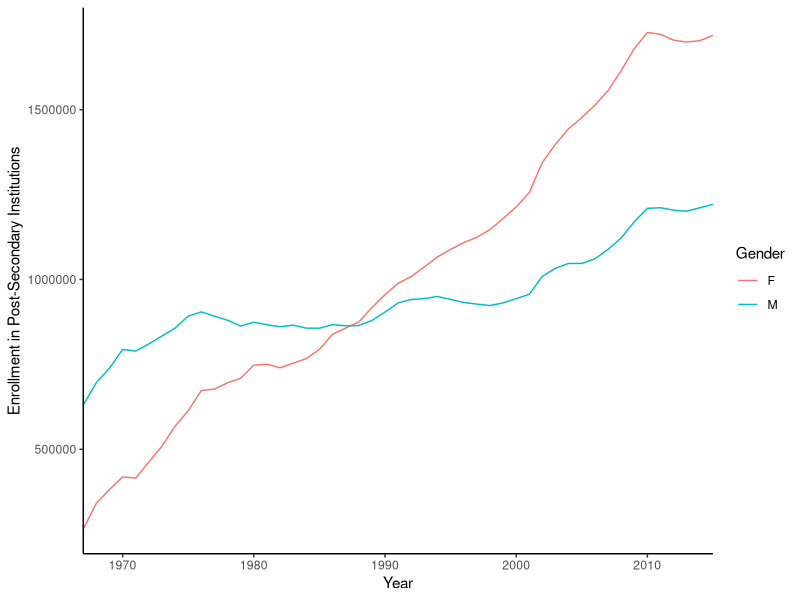
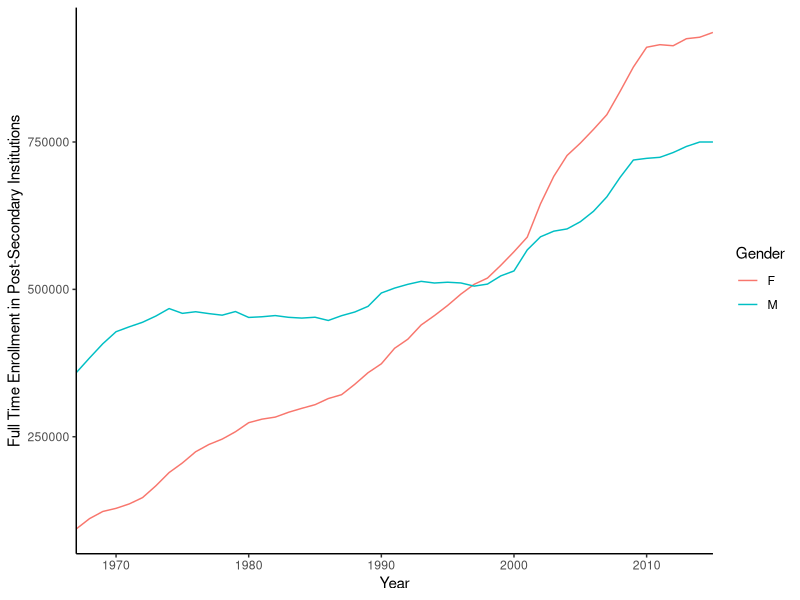
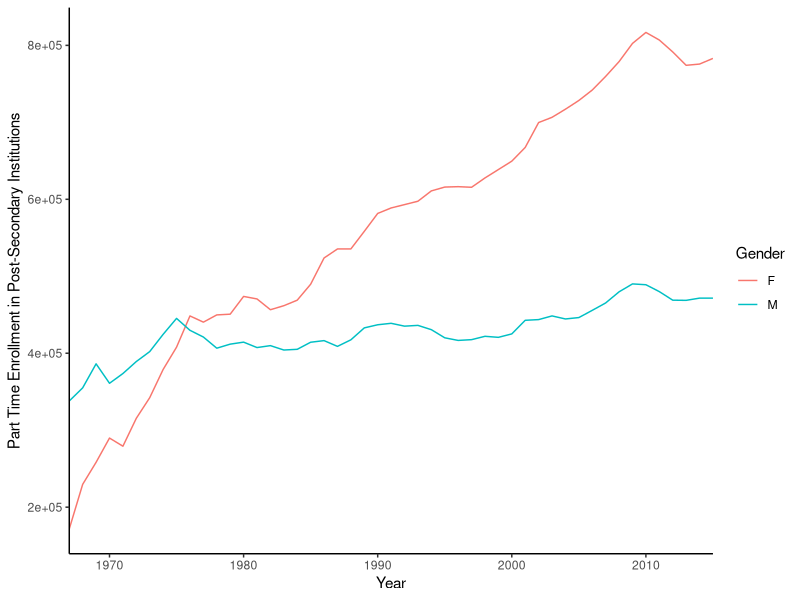
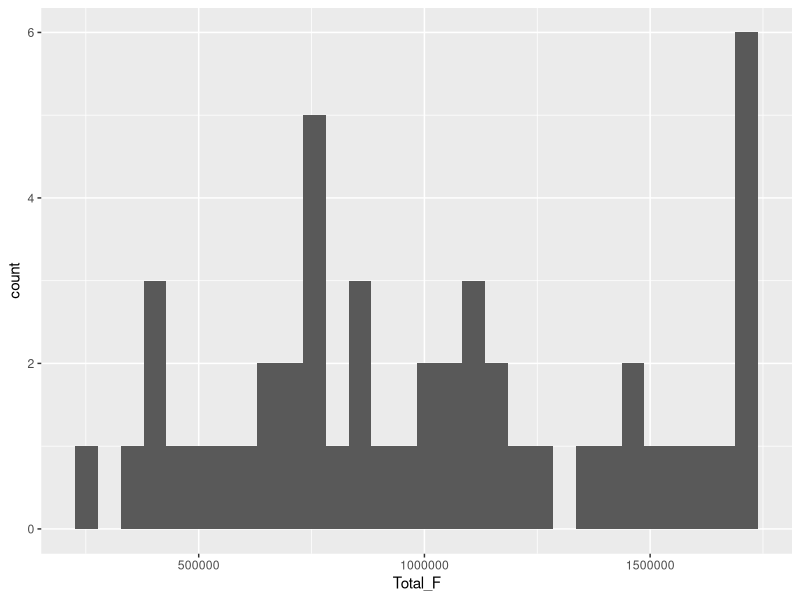
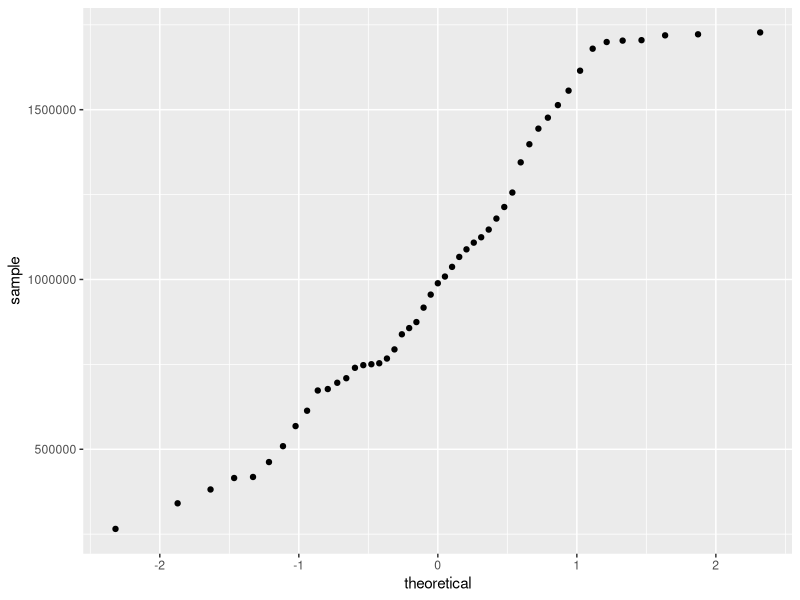
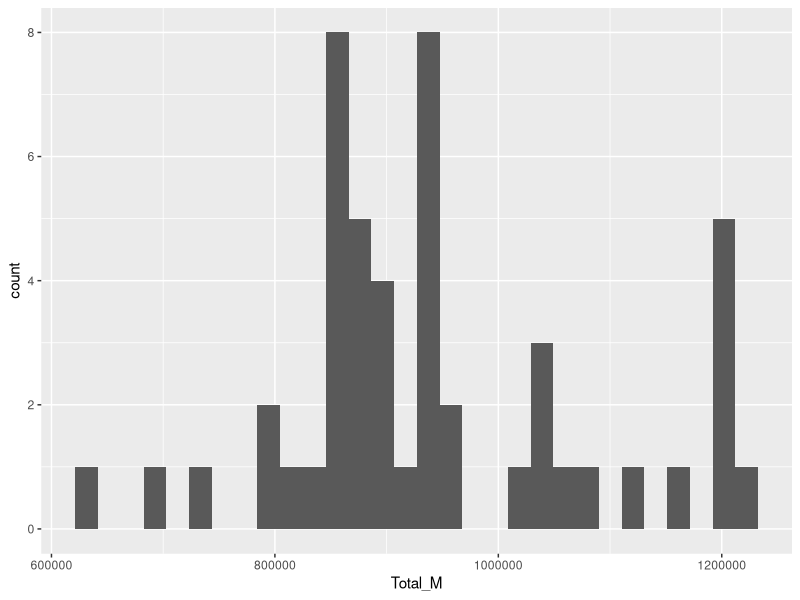
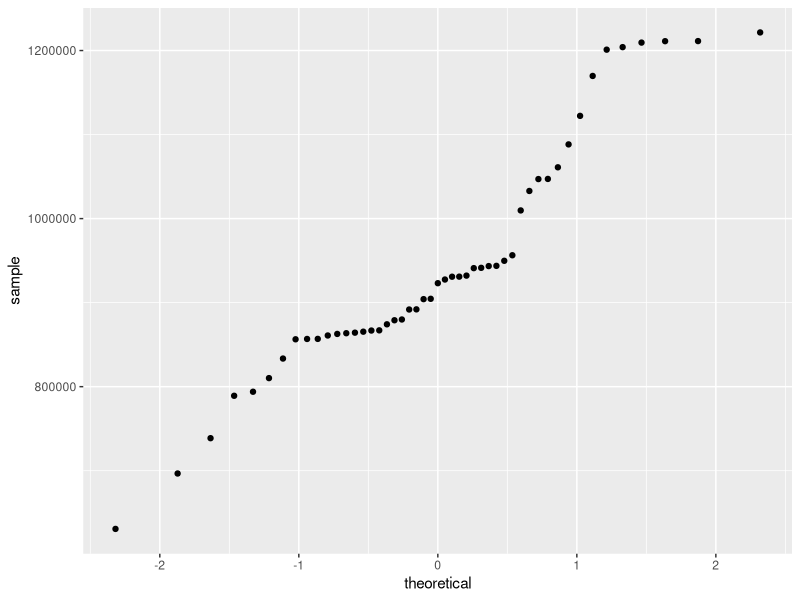
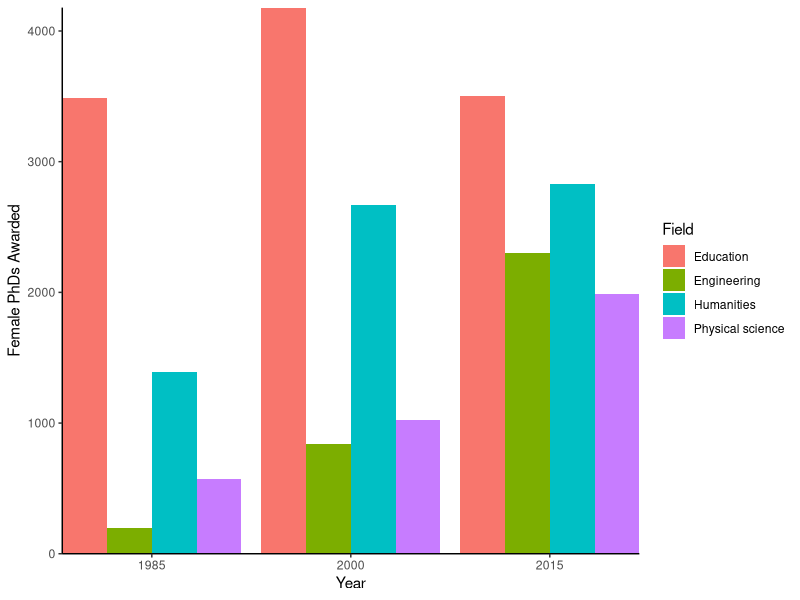

Generate these figures, in order, with R: (Note: this script raises an error after producing the figures.)
## ---- chunk 1
knitr::opts_chunk$set(echo = TRUE)
library(tidyverse)
library(car)



faculty <- read_csv("Faculty_salary_data_cleaned.csv")
grad <- read_csv("Grad_enrollment_cleaned.csv")
grad2 <- read_csv("Grad_enroll_clean2.csv")
median <- read_csv("Median_salary_cleaned.csv")
phd_fields <- read_csv("F_PhD_Fields.csv")
phd_tidy <- read_csv("PhD_tidy.csv")
phd_chi <-read_csv("Field_chisquared.csv")

## ---- chunk 2
# Exploratory line graphs

###########################This is what the assingment asks for##############################################
# total enrollment males vs females
total_enrol <- grad2 %>% 
  ggplot(aes(x = Year, y = Total)) +
  geom_line(aes(color = Gender)) +
  theme_classic() +
  labs(
    x = "Year",
    y = "Enrollment in Post-Secondary Institutions"
  ) +
  scale_x_continuous(expand=c(0,0))

total_enrol
##################################################################################

# Below are extra graphs if we want
# full time enrollment men vs women
full_time <- grad2 %>% 
  ggplot(aes(x = Year, y = Full_time)) +
  geom_line(aes(color = Gender)) +
  theme_classic() +
  labs(
    x = "Year",
    y = "Full Time Enrollment in Post-Secondary Institutions"
  ) +
  scale_x_continuous(expand=c(0,0))

full_time

# part time enrollment men vs women 

part_time <- grad2 %>% 
  ggplot(aes(x = Year, y = Part_time)) +
  geom_line(aes(color = Gender)) +
  theme_classic() +
  labs(
    x = "Year",
    y = "Part Time Enrollment in Post-Secondary Institutions"
  ) +
  scale_x_continuous(expand=c(0,0))

part_time


## ---- chunk 3
# Normality tests

Ftotal_hist <- grad %>% 
  ggplot(aes(x = Total_F)) +
  geom_histogram()

Ftotal_hist
 
Ftotal_qq <- grad %>% 
  ggplot(aes(sample = Total_F)) +
  geom_qq()

Ftotal_qq
   
  
Mtotal_hist <- grad %>% 
  ggplot(aes(x = Total_M)) +
  geom_histogram()

Mtotal_hist
 
Mtotal_qq <- grad %>% 
  ggplot(aes(sample = Total_M)) +
  geom_qq()

Mtotal_qq

## ---- chunk 4

# exploratory column graph

phd_shifts <- phd_tidy %>% 
  filter(Field == "Physical science" | Field == "Engineering" | Field == "Education" | Field == "Humanities", Sex    == "F") %>% 
  ggplot(aes(x = Year, y = Number)) +
  geom_col(aes(fill = Field), position = "dodge") +
  scale_x_continuous(expand=c(0,0), breaks = seq(1985,2015, by=15)) +
  scale_y_continuous(expand=c(0,0)) +
  theme_classic() +
  labs(
    x = "Year",
    y = "Female PhDs Awarded"
  )

phd_shifts

#chi squared test on female "is there a sigificant difference in females receiving doctoral degrees in each field in 1985, 2000 and 2015?"

#Ho - there is no association between year and number of women in each field 
#Ha - there IS an association between year and number of women in each field 


phd_chi2 <- phd_chi %>% 
  select(-Year) %>%
  filter(physical != "NA")

row.names(phd_chi2) <- c("1985","2000","2015")

#Perform chi-square 

phd_x2test <- chisq.test(phd_chi2) 

phd_x2test

#we reject the null hypothesis beacuse the p-value is < .001. The field in which women receive their doctoral degrees differs significantly between 1985, 2000 and 2015. There is a significant association between year and number of docotoral degrees awarded to women in each field. 


#next: make a table

phdfield_prop <- prop.table(as.matrix(phd_chi2), 1) %>% 
  round(2)

phdfield_prop




## ---- chunk 5
# Comparing medians use Mann-Whitney U.

################## Compare median salaries for post-doc positions ################

#First test for equal variance

# Mann-Whitney U

# Cliffs Delta (effect size)

# Actual difference in medians 

emp_male_median <- median(median$`Emp M`)
emp_female_median <- median(median$`Emp F`)
emp_male_median - emp_female_median
# median male = 75167
# median female = 71750
# difference male - female = 3417

################### compare median salaries for non-postdoc positions ###############

# Explotory histogram - male median salaries 
# bins
k <- 2*((NROW(na.omit(median$`PS M`)))^(1/3))

psmale_hist <- ggplot(median, aes(x = `PS M`)) +
  geom_histogram(bins = k) +
  theme_classic() +
  scale_x_continuous(expand = c(0,0)) +
  scale_y_continuous (expand = c(0,0))
psmale_hist

# normal - more evenly spread 

# Exploratory QQ - male median salary 

psmale_qq <- ggplot(median, aes(sample = `PS M`)) +
  geom_qq() 
psmale_qq

# overall normal, a few more abnormal points between theoretical 0 and 1 

# histogram - female median salary
#bins
k <- 2*((NROW(na.omit(median$`PS F`)))^(1/3))

psfemale_hist <- ggplot(median, aes(x = `PS F`)) +
  geom_histogram(bins = k) +
  theme_classic() +
  scale_x_continuous(expand = c(0,0)) +
  scale_y_continuous (expand = c(0,0))
psfemale_hist

# relatively normal  

# Exploratory QQ - female median salary 

psfemale_qq <- ggplot(median, aes(sample = `PS F`)) +
  geom_qq() 
psfemale_qq

# overall relatively normal

# Mann-Whitney U

# HO: Ranks are equal (medians are equal)
# HA: Ranks are NOT equal

ps_mwu <- wilcox.test(median$`PS M`, median$`PS F`)
ps_mwu

# W = 117 p-value = 0.8671 (NOT significant)

# Cliffs Delta (effect size)

ps_cliff <- cliff.delta(median$`PS M`, median$`PS F`)
ps_cliff
# Cliff delta = 0.04 (negligible)

# Actual difference in medians 

ps_male_median <- median(median$`PS M`)
ps_female_median <- median(median$`PS F`)
ps_male_median - ps_female_median
# median male = 48000
# median female = 45000
# difference male - female = 3000

############################# Box & Whisker plot Emp #################################
emp_median <- median_box %>% 
  filter(type == "emp")

empmedian_box <- ggplot(emp_median, aes(x = sex, y = salary)) +
  geom_boxplot()+
  theme(panel.grid.major = element_blank(), panel.grid.minor = element_blank(),
        panel.background = element_blank(), axis.line = element_line(colour = "black"),text = element_text(family = "Arial"))+
  xlab("Sex")+
  ylab("Median Salary") +
  scale_x_discrete(breaks = c("female","male"), labels = c("Female", "Male"))
  
empmedian_box

########################### Box & Whisker plot Postdoc ###############################
ps_median <- median_box %>% 
  filter(type == "ps")

psmedian_box <- ggplot(ps_median, aes(x = sex, y = salary)) +
  geom_boxplot()+
  theme(panel.grid.major = element_blank(), panel.grid.minor = element_blank(),
        panel.background = element_blank(), axis.line = element_line(colour = "black"),text = element_text(family = "Arial"))+
  xlab("Sex")+
  ylab("Median Salary") +
  scale_x_discrete(breaks = c("female","male"), labels = c("Female", "Male"))
  
psmedian_box
## ---- chunk 6

# tests on the data

# correlation years since phd and years faculty service
yrs_plot <- faculty %>% 
  ggplot(aes(x = Yrs_Since_PhD, y = Yrs_Faculty_Service)) +
  geom_point(aes(color = Sex), alpha = 0.5)

yrs_plot

#correlation years faculty service vs salary

service_plot <- faculty %>% 
  ggplot(aes(x = Yrs_Faculty_Service, y = Salary)) +
  geom_point(aes(color = Sex), alpha = 0.5)

service_plot

#correlation years faculty service v salary 

salary_yrs_plot <- faculty %>% 
  ggplot(aes(x = Yrs_Since_PhD, y = Salary)) +
  geom_point(aes(color = Sex), alpha = 0.5)

salary_yrs_plot

# change reference levles

# Rank: reference level = profesor
faculty$Rank <- factor(faculty$Rank)
faculty$Rank <- fct_relevel(faculty$Rank, "Prof")

# aggregate model 
salary_lm1 <- lm(Salary ~ Rank + Yrs_Since_PhD + Yrs_Faculty_Service + Sex + Discipline, data = faculty)

vif(salary_lm1)
# yrs since phd = 7
# yrs faculty service = 5.9
# everything else less than 4

# summarized model


#vif test on lm2

vif(salary_lm2)

#AIC on both models 

AIC(salary_lm1)
AIC(salary_lm2)

#lm1 has a lower AIC, but our judegement tells us lm2 is probably better 
